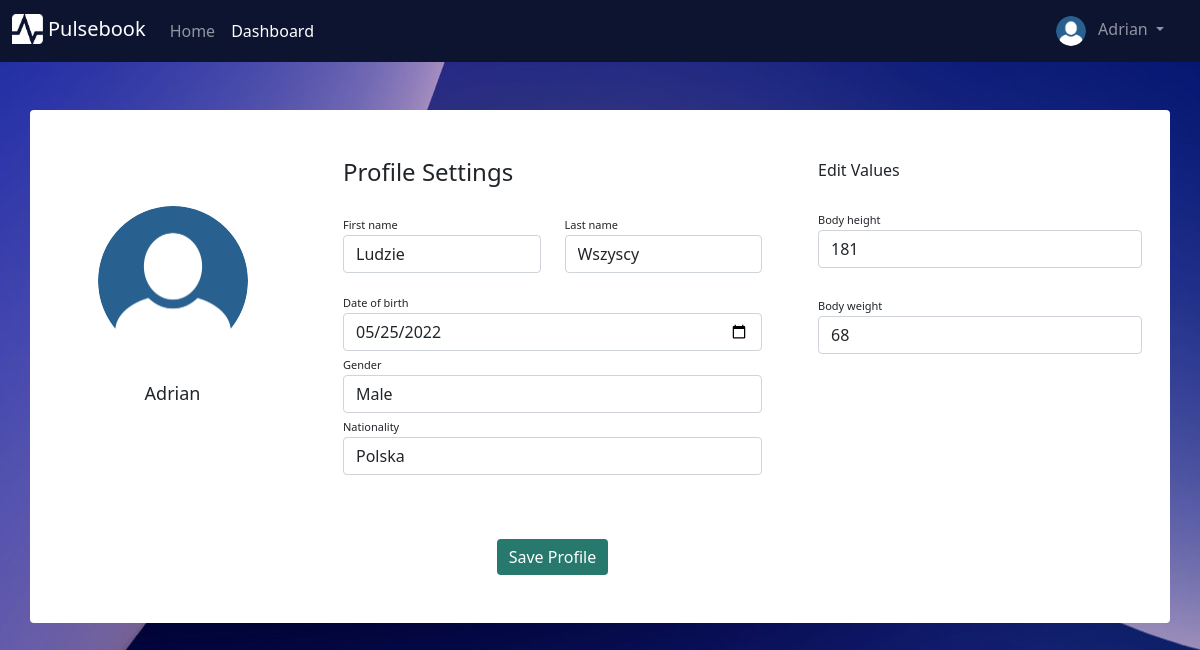
The page /profile (signed in) on the database as committed earlier.
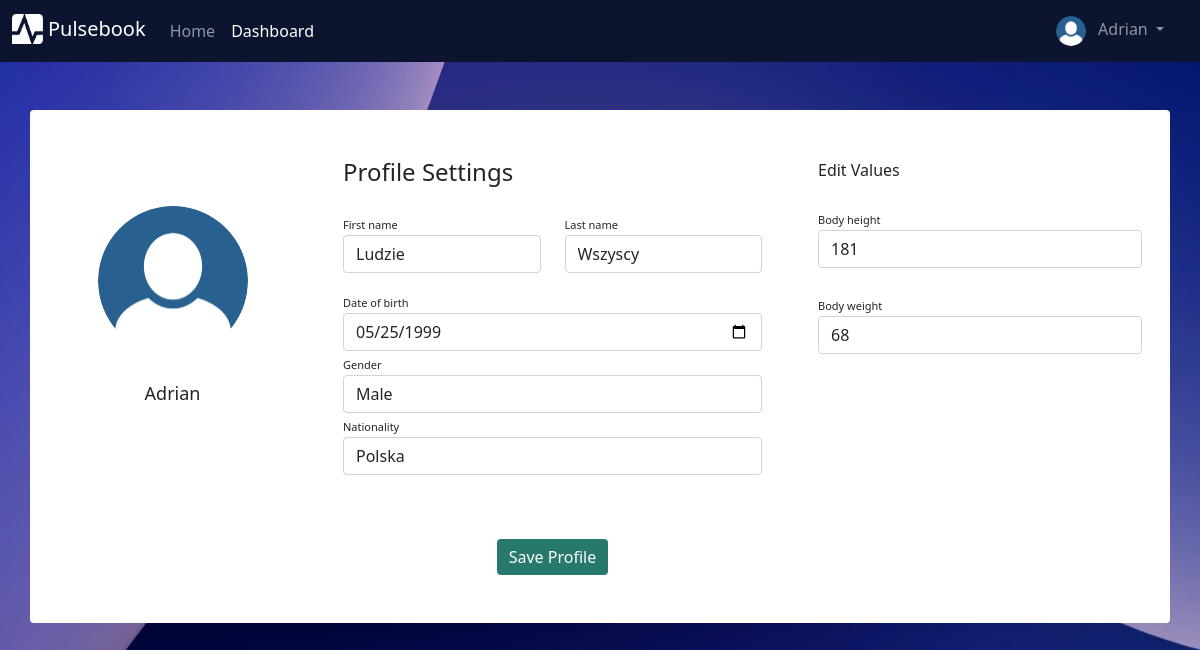
The same page on the database as committed later.
### testy/models.py (models this page shows, shortened)
class User(db.Model, UserMixin):
    __tablename__ = "users"
    id = db.Column(db.Integer, primary_key = True)
    username = db.Column(db.String(30), nullable = False, unique = True)
    email = db.Column(db.String(50), nullable = False, unique = True)
    passwordHash = db.Column(db.String(60), nullable = False)
    active = db.Column(db.Boolean(), nullable = False, default = True)
    roleId = db.Column(db.Integer, db.ForeignKey("roles.id", ondelete='CASCADE'), nullable=False)
    profileId = db.Column(db.Integer, db.ForeignKey("profiles.id", ondelete='CASCADE'), nullable=False)
    deviceId = db.Column(db.Integer, db.ForeignKey("devices.id", ondelete='CASCADE'), nullable=True)
    @property
    def password(self):
        return self.passwordHash

class UserProfile(db.Model):
    __tablename__ = "profiles"
    id = db.Column(db.Integer, primary_key=True)
    first_name = db.Column(db.String(30))
    last_name = db.Column(db.String(30))
    date_of_birth = db.Column(db.Date)
    age = db.Column(db.Integer)
    gender = db.Column(db.String(6))
    nationality = db.Column(db.String(30))
    avatarName = db.Column(db.String(30))
    height = db.Column(db.Integer)
    weight = db.Column(db.Integer)
    user = db.relationship('User', backref=db.backref('profiles'))
    @property
    def dob(self):
        return self.date_of_birth

### testy/routes.py (the view, shortened to what this page needs)
@app.route("/profile", methods=['GET', 'POST'])
def profile_page():
    if current_user.is_authenticated:
        form = ProfileForm()
        currentProfile = UserProfile.query.filter_by(id=current_user.profileId).first()
        form.first_name.data = currentProfile.first_name
        form.last_name.data = currentProfile.last_name
        form.date_of_birth.data = currentProfile.date_of_birth
        form.gender.data = currentProfile.gender
        form.nationality.data = currentProfile.nationality
        form.height.data = currentProfile.height
        form.weight.data = currentProfile.weight
        return render_template("profile.html", form=form)
    return redirect(url_for("home_page"))

### testy/forms.py (shortened to what this page needs)
class ProfileForm(FlaskForm):
    first_name = StringField(label="First name", validators=[DataRequired(message='Can\'t be blank')])
    last_name = StringField(label="Last name", validators=[DataRequired()])
    date_of_birth = DateField(label="Date of birth", validators=[DataRequired()])
    gender = StringField(label="Gender", validators=[DataRequired()])
    nationality = StringField(label="Nationality", validators=[DataRequired()])
    height = IntegerField(label="Height", validators=[DataRequired()])
    weight = IntegerField(label="Weight", validators=[DataRequired()])
    submit = SubmitField(label = "Save Profile")

### testy/models.py (called while the page is built)
@login_manager.user_loader
def load_user(userId):
    return User.query.get(int(userId))

### testy/templates/profile.html (shortened to what this page needs)
{% extends "base.html" %}
{% block content %}
<link rel="stylesheet" type="text/css" href="/static/styles/profilepage.css">
<form class="container rounded bg-white mt-5 mb-5" method="POST">
    <div class="row">
        <div class="col-md-3 border-right">
            <div class="d-flex flex-column align-items-center text-center p-3 py-5"><img class="rounded-circle mt-5" width="150px" src="/static/images/avatar0.png"><br><span class="typeuser1">{{ current_user.username }}</span></div>
        </div>
        <div class="col-md-5 border-right">
            <div class="p-3 py-5">
                <div class="d-flex justify-content-between align-items-center mb-3">
                    <h4 class="text-right">Profile Settings</h4>
                </div>
                <div class="row mt-2">
                    <div class="col-md-6"><label class="labels">First name</label>{{ form.first_name(placeholder="First name", class_="form-control") }}</div>
                    <div class="col-md-6"><label class="labels">Last name</label>{{ form.last_name(placeholder="Last name", class_="form-control") }}</div>
                </div>
                <div class="row mt-3">
                    <div class="col-md-12"><label class="labels">Date of birth</label>{{ form.date_of_birth(placeholder="Date of birth", class_="form-control") }}</div>
                    <div class="col-md-12"><label class="labels">Gender</label>{{ form.gender(placeholder="Gender", class_="form-control") }}</div>
                    <div class="col-md-12"><label class="labels">Nationality</label>{{ form.nationality(placeholder="Nationality", class_="form-control") }}</div>
                </div>
                <div class="mt-5 text-center">{{ form.submit(class_="btn btn-primary profile-button") }}</div>
            </div>
        </div>
        <div class="col-md-4">
            <div class="p-3 py-5">
                 <div class="d-flex justify-content-between align-items-center experience"><span>Edit Values</span></div><br>
                <div class="col-md-12"><label class="labels">Body height</label>{{ form.height(placeholder="Height[cm]", class_="form-control") }}</div> <br>
                <div class="col-md-12"><label class="labels">Body weight</label>{{ form.weight(placeholder="Weight[kg]", class_="form-control") }}</div>
            </div>
        </div>
    </div>
</form>
{% endblock %}

### testy/templates/base.html (shortened to what this page needs)
<!doctype html>
<html lang="en">
  <head>
    <link href="https://cdn.jsdelivr.net/npm/bootstrap@5.0.2/dist/css/bootstrap.min.css" rel="stylesheet">
    <link rel="stylesheet" type="text/css" href="/static/styles/mainpage.css">
  </head>
  <body>
    <nav class="navbar navbar-expand-sm navbar-dark fixed-top" height="20" style="background-color: #0c1430;">
      <div class="container-fluid">
        <div class="mx-auto order-0">
          <a class="navbar-brand" href="/">
            <img src="/static/images/pulselogo0.png"  alt="" height="30" class="d-inline-block mb-1">
            Pulsebook
          </a>
        </div>
        <div class="navbar-collapse collapse order-1 dual-collapse2">
            <ul class="navbar-nav">
              <li class="nav-item">
                <a class="nav-link" aria-current="page" href="/">Home</a>
              </li>
              {% if current_user.is_authenticated %}
              <li class="nav-item">
                <a class="nav-link active" href="/dashboard">Dashboard</a>
              </li>
              {% endif %}
            </ul>
        </div>
        {% if current_user.is_authenticated %}
        <div class="navbar-collapse collapse order-2 dual-collapse2">
            <ul class="navbar-nav ms-auto">
              <li class="nav-item dropdown no-arrow me-3">
                <a class="nav-link dropdown-toggle ms-2" href="#" id="userDropdown" role="button"
                    data-bs-toggle="dropdown" aria-haspopup="true" aria-expanded="false">
                    <img class="img-profile rounded-circle" src="/static/images/avatar0.png" height="30">
                    <span class="ps-2">{{ current_user.username }}</span>
                </a>
              </li>
            </ul>
        </div>
        {% endif %}
      </div>
    </nav>
    {% block content %}
    {% endblock %}
  </body>
</html>

### testy/static/styles/mainpage.css (style rules this page uses)
.navbar { position: sticky; top: 0; }

### testy/static/styles/profilepage.css (style rules this page uses)
body { background-color: #c7c7c7; background-image: url('/static/images/waveblue.jpg'); background-repeat: no-repeat; background-position: center; background-blend-mode: multiply; }
.profile-button { background: rgb(39, 120, 109); box-shadow: none; border: none }
.labels { font-size: 11px }
.typeuser1 { font-size: 18px; }

Rows that differ between the two databases and show on the page:
changed UserProfile "Ludzie": date_of_birth "05/25/2022" → "05/25/1999"
